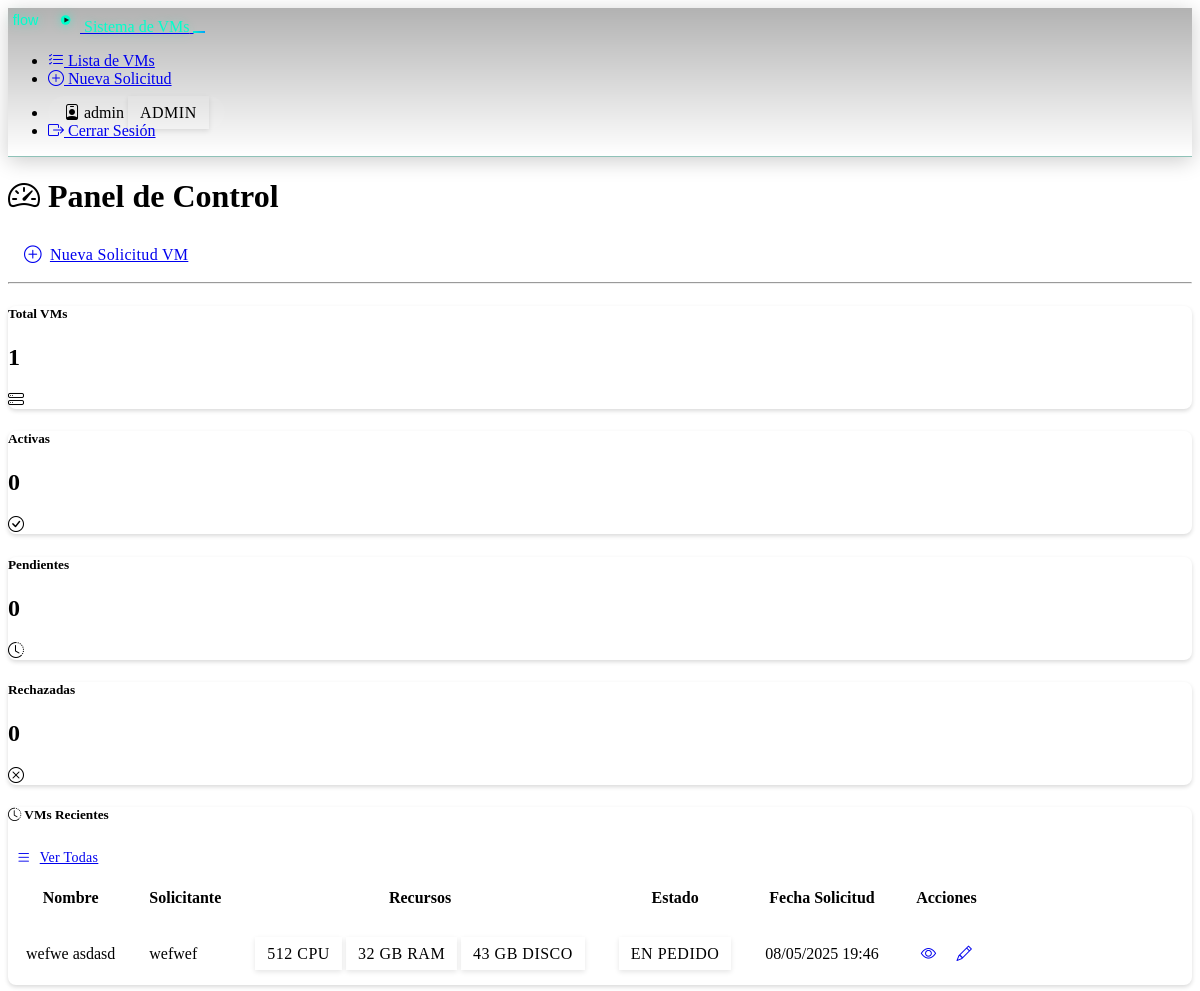
Before: /dashboard/ (signed in) with the older database file.
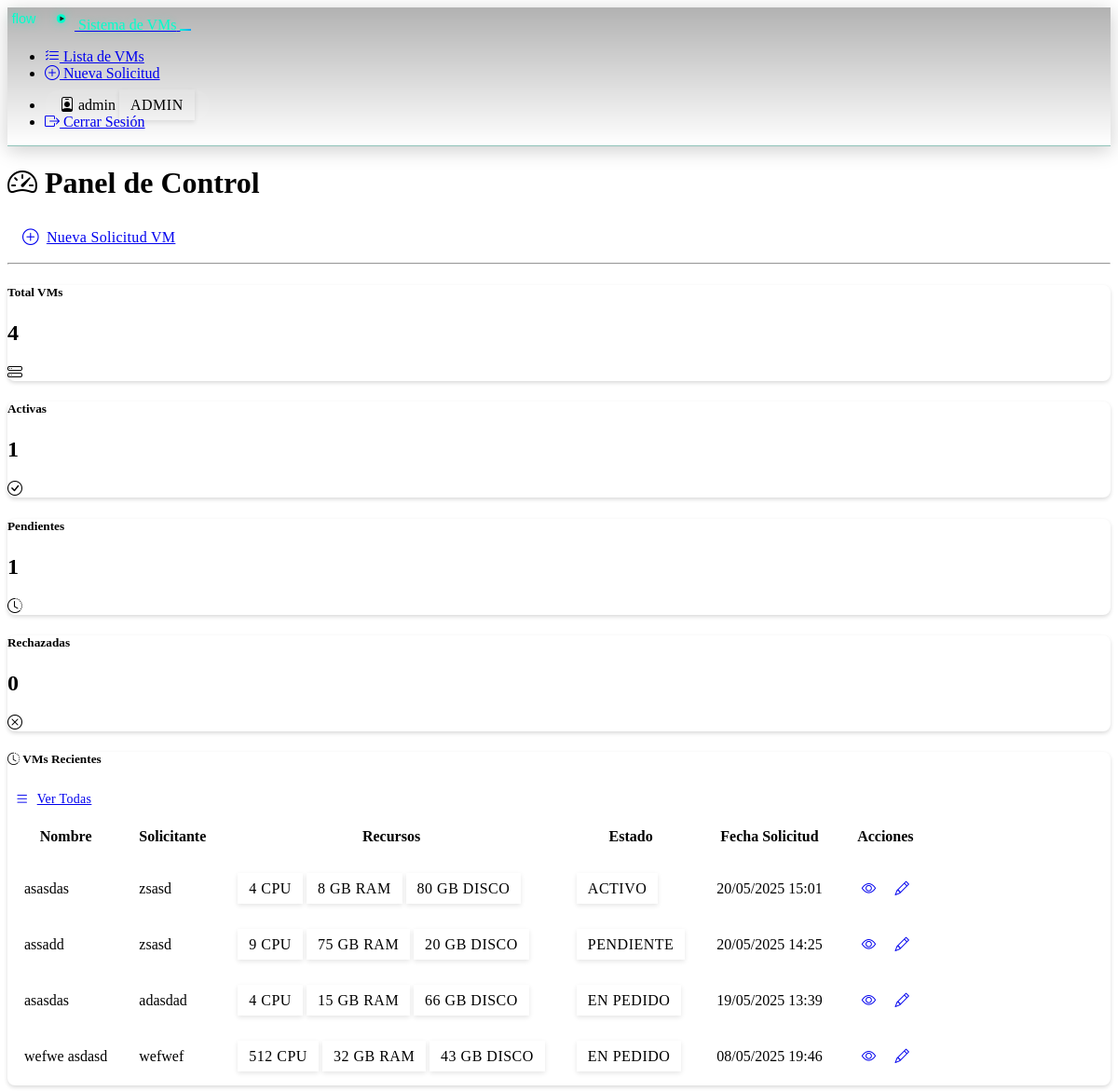
After: the same page with the newer database file.
### models.py (models this page shows, shortened)
class VM(db.Model):
    id = db.Column(db.Integer, primary_key=True)
    name = db.Column(db.String(100), nullable=False)
    requester_name = db.Column(db.String(100), nullable=False)
    requester_email = db.Column(db.String(120), nullable=True)
    request_date = db.Column(db.DateTime, default=datetime.utcnow)
    primary_admin_name = db.Column(db.String(100), nullable=True)
    primary_admin_email = db.Column(db.String(120), nullable=True)
    secondary_admin_name = db.Column(db.String(100), nullable=True)
    secondary_admin_email = db.Column(db.String(120), nullable=True)
    cpu_count = db.Column(db.Integer, nullable=False)
    ram_amount = db.Column(db.Integer, nullable=False)  # en GB
    disk_size = db.Column(db.Integer, nullable=False)   # en GB
    operating_system = db.Column(db.String(100), nullable=True)
    physical_location = db.Column(db.String(200), nullable=True)
    virtual_host = db.Column(db.String(200), nullable=True)
    backup_required = db.Column(db.Boolean, default=False)
    backup_frequency = db.Column(db.String(50), nullable=True)  # Diario, Semanal, Mensual, etc.
    vlans_text = db.Column(db.Text, nullable=True)
    @property
    def vlans(self):
        """Obtiene la lista de VLANs desde el texto almacenado"""
        if self.vlans_text:
            return [vlan.strip() for vlan in self.vlans_text.split(',')]
        return []
    notes = db.Column(db.Text, nullable=True)
    status = db.Column(db.String(20), nullable=False)  # PENDIENTE, APROBADO, RECHAZADO, ACTIVO
    created_by = db.Column(db.Integer, db.ForeignKey('user.id'), nullable=False)
    created_at = db.Column(db.DateTime, default=datetime.utcnow)
    updated_at = db.Column(db.DateTime, default=datetime.utcnow, onupdate=datetime.utcnow)
    history = db.relationship('VMHistory', backref='vm', lazy=True,
                             foreign_keys='VMHistory.vm_id')

### blueprints/dashboard/routes.py (the view)
@dashboard_bp.route('/')
@login_required
def index():
    vm_stats = {
        'total': VM.query.count(),
        'active': VM.query.filter_by(status='ACTIVO').count(),
        'pending': VM.query.filter_by(status='PENDIENTE').count(),
        'rejected': VM.query.filter_by(status='RECHAZADO').count(),
    }
    if current_user.is_admin:
        recent_vms = VM.query.order_by(VM.request_date.desc()).limit(5).all()
    else:
        recent_vms = VM.query.filter_by(created_by=current_user.id).order_by(VM.request_date.desc()).limit(5).all()
    return render_template('dashboard/index.html',
                           vm_stats=vm_stats,
                           recent_vms=recent_vms,
                           title='Panel de Control')

### templates/dashboard/index.html (shortened to what the changed rows need)
{% extends "base.html" %}
{% block content %}
<div class="row mb-4">
    <div class="col">
        <div class="d-flex align-items-center justify-content-between">
            <h1 class="mb-0">
                <i class="bi bi-speedometer2 me-2 text-primary"></i>
                Panel de Control
            </h1>
        </div>
    </div>
</div>
<div class="row mb-4">
    <div class="col-md-3">
        <div class="card bg-primary text-white animated-card shadow-sm">
            <div class="card-body p-3">
                <div class="d-flex justify-content-between align-items-center">
                    <div>
                        <h5 class="text-white">Total VMs</h5>
                        <h2 class="display-5 mb-0">{{ vm_stats.total }}</h2>
                    </div>
                </div>
            </div>
        </div>
    </div>
    <div class="col-md-3">
        <div class="card bg-success text-white animated-card shadow-sm">
            <div class="card-body p-3">
                <div class="d-flex justify-content-between align-items-center">
                    <div>
                        <h5 class="text-white">Activas</h5>
                        <h2 class="display-5 mb-0">{{ vm_stats.active }}</h2>
                    </div>
                </div>
            </div>
        </div>
    </div>
    <div class="col-md-3">
        <div class="card bg-warning text-white animated-card shadow-sm">
            <div class="card-body p-3">
                <div class="d-flex justify-content-between align-items-center">
                    <div>
                        <h5 class="text-white">Pendientes</h5>
                        <h2 class="display-5 mb-0">{{ vm_stats.pending }}</h2>
                    </div>
                </div>
            </div>
        </div>
    </div>
    <div class="col-md-3">
        <div class="card bg-danger text-white animated-card shadow-sm">
            <div class="card-body p-3">
                <div class="d-flex justify-content-between align-items-center">
                    <div>
                        <h2 class="display-5 mb-0">{{ vm_stats.rejected }}</h2>
                    </div>
                </div>
            </div>
        </div>
    </div>
</div>
<div class="row">
    <div class="col-lg-12">
        <div class="card shadow-sm animated-card">
            <div class="card-body">
                <div class="table-responsive">
                    <table class="table table-hover align-middle">
                        <thead>
                            <tr>
                                <th>Nombre</th>
                                <th>Solicitante</th>
                                <th>Recursos</th>
                                <th>Estado</th>
                                <th>Fecha Solicitud</th>
                                <th>Acciones</th>
                            </tr>
                        </thead>
                        <tbody>
                            {% for vm in recent_vms %}
                                <tr>
                                    <td class="fw-bold">{{ vm.name }}</td>
                                    <td>{{ vm.requester_name }}</td>
                                    <td>
                                        <span class="badge bg-secondary">{{ vm.cpu_count }} CPU</span>
                                        <span class="badge bg-secondary">{{ vm.ram_amount }} GB RAM</span>
                                        <span class="badge bg-secondary">{{ vm.disk_size }} GB Disco</span>
                                    </td>
                                    <td>
                                        {% if vm.status == 'ACTIVO' %}
                                            <span class="badge bg-success">Activo</span>
                                        {% elif vm.status == 'PENDIENTE' %}
                                            <span class="badge bg-warning">Pendiente</span>
                                        {% elif vm.status == 'RECHAZADO' %}
                                            <span class="badge bg-danger">Rechazado</span>
                                        {% else %}
                                            <span class="badge bg-info">En Pedido</span>
                                        {% endif %}
                                    </td>
                                    <td>{{ vm.request_date.strftime('%d/%m/%Y %H:%M') }}</td>
                                    <td>
                                        <a href="{{ url_for('vms.view_vm', vm_id=vm.id) }}" class="btn btn-sm btn-outline-primary">
                                            <i class="bi bi-eye"></i>
                                        </a>
                                        {% if current_user.is_admin or current_user.id == vm.created_by %}
                                            <a href="{{ url_for('vms.edit_vm', vm_id=vm.id) }}" class="btn btn-sm btn-outline-secondary">
                                                <i class="bi bi-pencil"></i>
                                            </a>
                                        {% endif %}
                                    </td>
                                </tr>
                            {% endfor %}
                        </tbody>
                    </table>
                </div>
            </div>
        </div>
    </div>
</div>
{% endblock %}

Changed rows visible on the page:
added VM: name "asasdas", requester_name "zsasd", cpu_count "4", ram_amount "8", disk_size "80", status "ACTIVO", request_date "20/05/2025 15:01"
added VM: name "assadd", requester_name "zsasd", cpu_count "9", ram_amount "75", disk_size "20", status "PENDIENTE", request_date "20/05/2025 14:25"
added VM: name "asasdas", requester_name "adasdad", cpu_count "4", ram_amount "15", disk_size "66", status "EN PEDIDO", request_date "19/05/2025 13:39"
Other visible differences:
{{ vm_stats.total }}: "1" → "4"
{{ vm_stats.active }}: "0" → "1"
{{ vm_stats.pending }}: "0" → "1"
